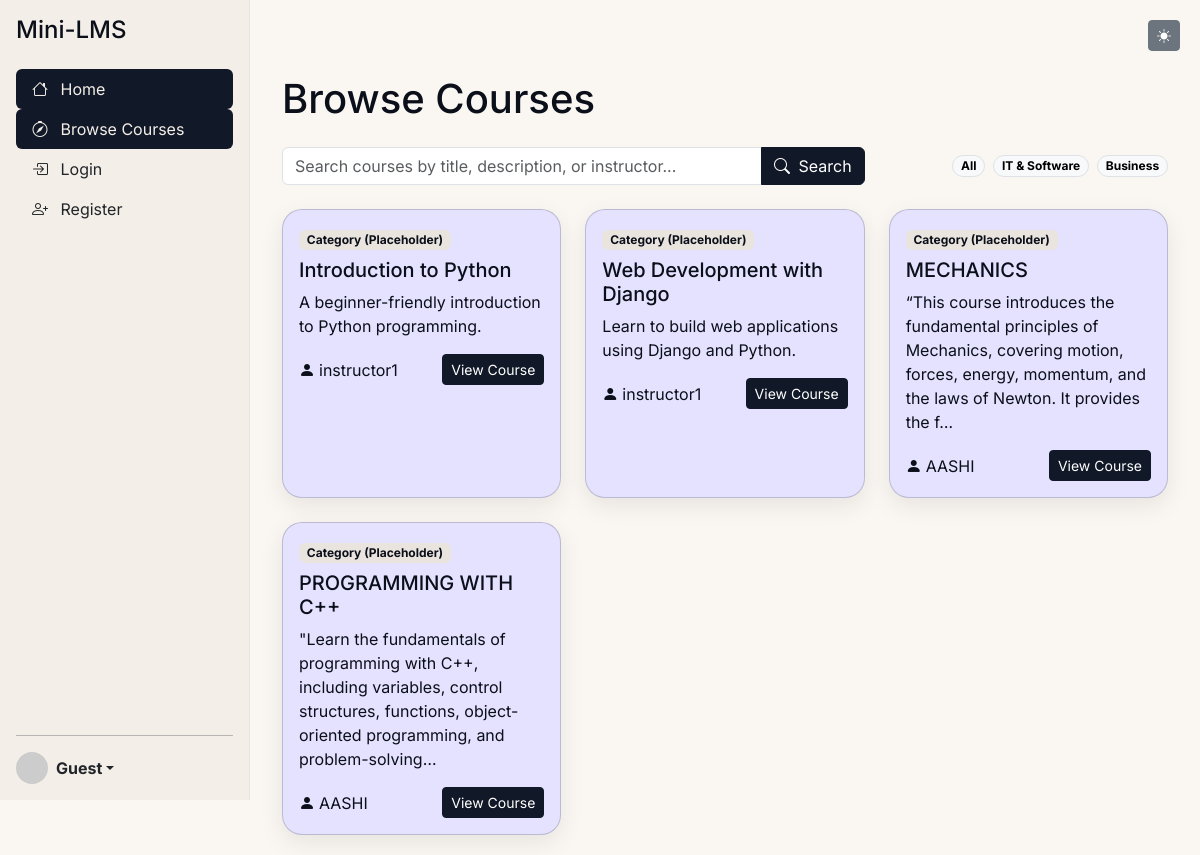
Page /courses/ on the committed database.
### courses/models.py (models this page shows, shortened)
class Course(models.Model):
    title = models.CharField(max_length=200)
    description = models.TextField()
    instructor = models.ForeignKey(User, on_delete=models.CASCADE, related_name='courses')
    created_at = models.DateTimeField(auto_now_add=True)
    is_published = models.BooleanField(default=False)

### users/models.py (models this page shows, shortened)
class User(AbstractUser):
    ROLE_CHOICES = (
        ('INSTRUCTOR', 'Instructor'),
        ('STUDENT', 'Student'),
    )
    role = models.CharField(max_length=10, choices=ROLE_CHOICES, default='STUDENT')
    profile_photo = models.ImageField(upload_to='profile_photos/', null=True, blank=True)
    bio = models.TextField(max_length=500, blank=True)
    created_at = models.DateTimeField(auto_now_add=True)

### courses/views.py (the view, shortened to what this page needs)
# urls.py: path('', views.CourseListView.as_view(), name='course-list-public'),
class CourseListView(ListView):
    model = Course
    template_name = 'courses/course_list.html'
    context_object_name = 'courses'
    def get_queryset(self):
        queryset = Course.objects.filter(is_published=True)
        search_query = self.request.GET.get('search', '')
        return queryset
    def get_context_data(self, **kwargs):
        context = super().get_context_data(**kwargs)
        context['search_query'] = self.request.GET.get('search', '')
        return context

### templates/courses/course_list.html (shortened to what this page needs)
{% extends 'base.html' %}
{% block content %}
<div class="container-fluid">
    <h1 class="mb-4">Browse Courses</h1>
    <div class="row mb-4">
        <div class="col-md-8">
            <form method="get" class="input-group">
                <input type="text" class="form-control" name="search" placeholder="Search courses by title, description, or instructor..." value="{{ search_query }}">
                <button class="btn btn-primary" type="submit">
                    <i class="bi bi-search me-1"></i> Search
                </button>
            </form>
        </div>
        <div class="col-md-4 d-flex align-items-center justify-content-end">
            <span class="badge rounded-pill text-bg-light border me-2">All</span>
            <span class="badge rounded-pill text-bg-light border me-2">IT & Software</span>
            <span class="badge rounded-pill text-bg-light border">Business</span>
        </div>
    </div>
    <div class="row row-cols-1 row-cols-md-2 row-cols-lg-3 g-4">
        {% for course in courses %}
        <div class="col">
            <div class="card h-100 card-lilac">
                <div class="card-body">
                    <span class="badge bg-secondary mb-2">Category (Placeholder)</span>
                    <h5 class="card-title">{{ course.title }}</h5>
                    <p class="card-text">{{ course.description|truncatechars:150 }}</p>
                    <div class="d-flex justify-content-between align-items-center mt-3">
                        <div class="d-flex align-items-center">
                            <i class="bi bi-person-fill me-1"></i> {{ course.instructor.username }}
                        </div>
                        <a href="{% url 'course-detail-public' course.id %}" class="btn btn-sm btn-primary">View Course</a>
                    </div>
                </div>
            </div>
        </div>
        {% endfor %}
    </div>
</div>
{% endblock %}

### static/css/style.css (style rules this page uses)
body { background-color: var(--bg); color: var(--text); font-family: var(--font-sans); }
.card { border-radius: var(--radius-lg); box-shadow: var(--shadow-soft); background-color: var(--surface); color: var(--text); }
.btn-primary { background-color: var(--primary); border-color: var(--primary); }
.badge.bg-secondary { background-color: var(--chip) !important; color: var(--text) !important; }
.card-lilac { background-color: var(--card-lilac) !important; }

### templates/base.html (style rules this page uses)
:root { --font-sans: "Inter", ui-sans-serif, system-ui, -apple-system, "Segoe UI", Roboto, Arial, "Noto Sans", "Apple Color Emoji", "Segoe UI Emoji"; --radius-lg: 20px; --shadow-soft: 0 8px 24px rgba(0,0,0,.08); --bg: #FAF7F2; --surface: #F3EEE8; --text: #0B0F19; --muted: #6B7280; --primary: #111827; --chip: #E9E4DE; --card-pink: #F6D5D8; --card-yellow: #FBE5B2; --card-mint: #D5F2E6; --card-lilac: #E4E2FF; }

### rows in the picture
Course: title "Introduction to Python", description "A beginner-friendly introduction to Python programming.", instructor.username "instructor1"
Course: title "Web Development with Django", description "Learn to build web applications using Django and Python.", instructor.username "instructor1"
Course: title "MECHANICS", description "“This course introduces the fundamental principles of Mechanics, covering motion, forces, energy, momentum, and the laws of Newton. It provides the f…", instructor.username "AASHI"
Course: title "PROGRAMMING WITH C++", description "\"Learn the fundamentals of programming with C++, including variables, control structures, functions, object-oriented programming, and problem-solving…", instructor.username "AASHI"
